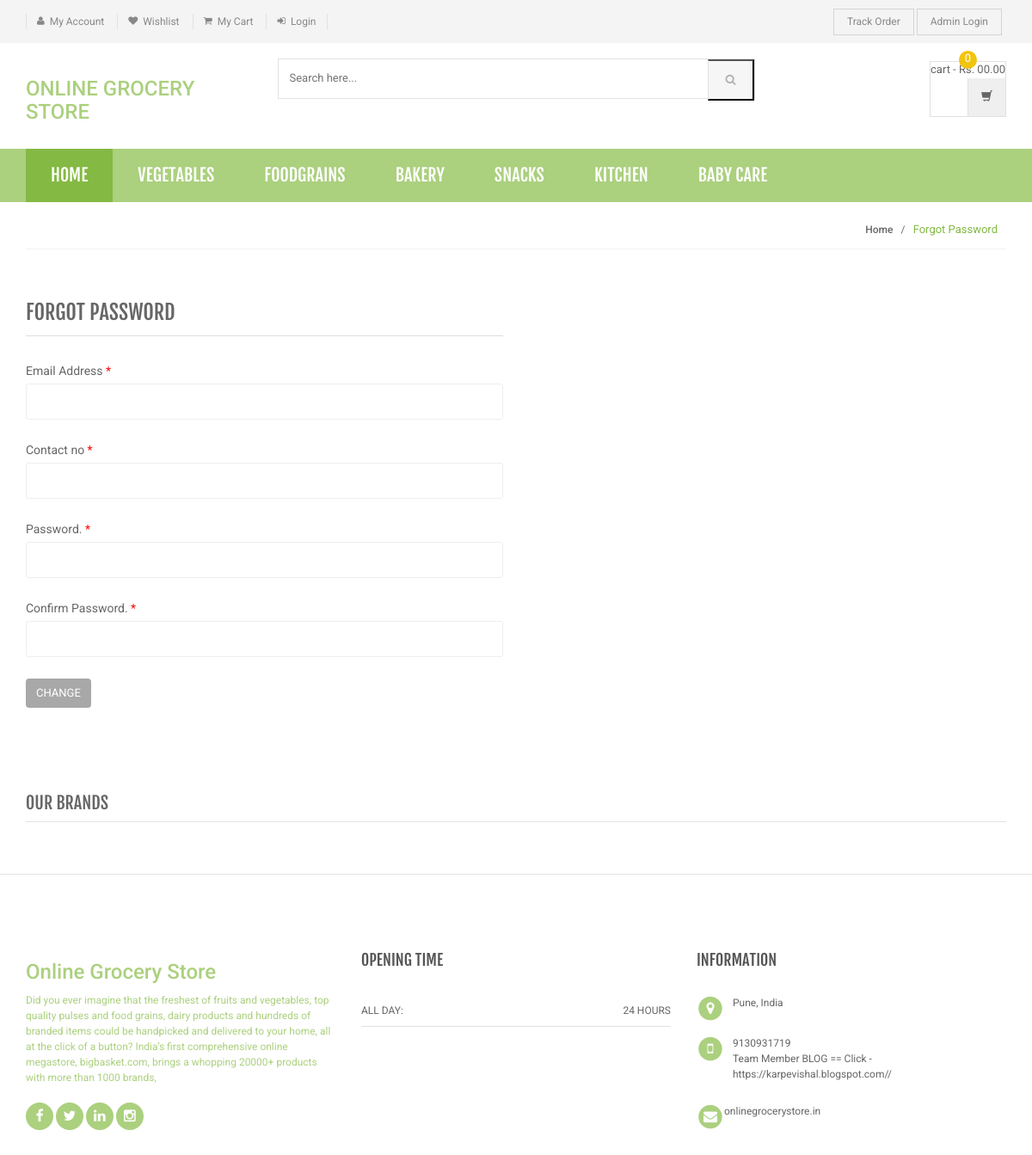
The app's page /shopping/forgot-password.php with its own data.
### tables this page shows
CREATE TABLE `category` (
  `id` int(11) NOT NULL,
  `categoryName` varchar(255) DEFAULT NULL,
  `categoryDescription` longtext DEFAULT NULL,
  `creationDate` timestamp NOT NULL DEFAULT current_timestamp(),
  `updationDate` varchar(255) DEFAULT NULL
);

### shopping/includes/menu-bar.php (the view, shortened to what this page needs)
<div class="header-nav animate-dropdown">
    <div class="container">
        <div class="yamm navbar navbar-default" role="navigation">
            <div class="nav-bg-class">
                <div class="navbar-collapse collapse" id="mc-horizontal-menu-collapse">
	<div class="nav-outer">
		<ul class="nav navbar-nav">
			<li class="active dropdown yamm-fw">
				<a href="index.php" data-hover="dropdown" class="dropdown-toggle">Home</a>
			</li>
              <?php $sql=mysqli_query($con,"select id,categoryName  from category limit 6");
while($row=mysqli_fetch_array($sql))
{
    ?>
			<li class="dropdown yamm">
				<a href="category.php?cid=<?php echo $row['id'];?>"> <?php echo $row['categoryName'];?></a>
			</li>
			<?php } ?>
		</ul>
		<div class="clearfix"></div>
	</div>
</div>
            </div>
        </div>
    </div>
</div>

### shopping/assets/css/green.css (style rules this page uses)
a { color: #abd07e; }
.header-style-1 .header-nav { background: #abd07e; }
.cnt-home .header-style-1 .header-nav .navbar .navbar-nav > li.active { background: #84b943; }

### shopping/assets/css/lightbox.css (style rules this page uses)
body:after { content: url(../images/close.png) url(../images/loading.gif) url(../images/prev.png) url(../images/next.png); display: none; }

### shopping/assets/css/blue.css (style rules this page uses)
a { color: #3498db; }
.header-style-1 .header-nav { background: #3498db; }
.cnt-home .header-style-1 .header-nav .navbar .navbar-nav > li.active { background: #1d6ca1; }

### shopping/assets/css/red.css (style rules this page uses)
a { color: #ff6c6c; }
.header-style-1 .header-nav { background: #ff6c6c; }
.cnt-home .header-style-1 .header-nav .navbar .navbar-nav > li.active { background: #ff1a1a; }

### shopping/assets/css/orange.css (style rules this page uses)
a { color: #f39c12; }
.header-style-1 .header-nav { background: #f39c12; }
.cnt-home .header-style-1 .header-nav .navbar .navbar-nav > li.active { background: #ab6c09; }

### shopping/assets/css/dark-green.css (style rules this page uses)
a { color: #12cca7; }
.header-style-1 .header-nav { background: #12cca7; }
.cnt-home .header-style-1 .header-nav .navbar .navbar-nav > li.active { background: #0b816a; }

### records on screen
category: categoryName "VEGETABLES"
category: categoryName "FOODGRAINS"
category: categoryName "BAKERY"
category: categoryName "SNACKS"
category: categoryName "KITCHEN"
category: categoryName "BABY CARE"
